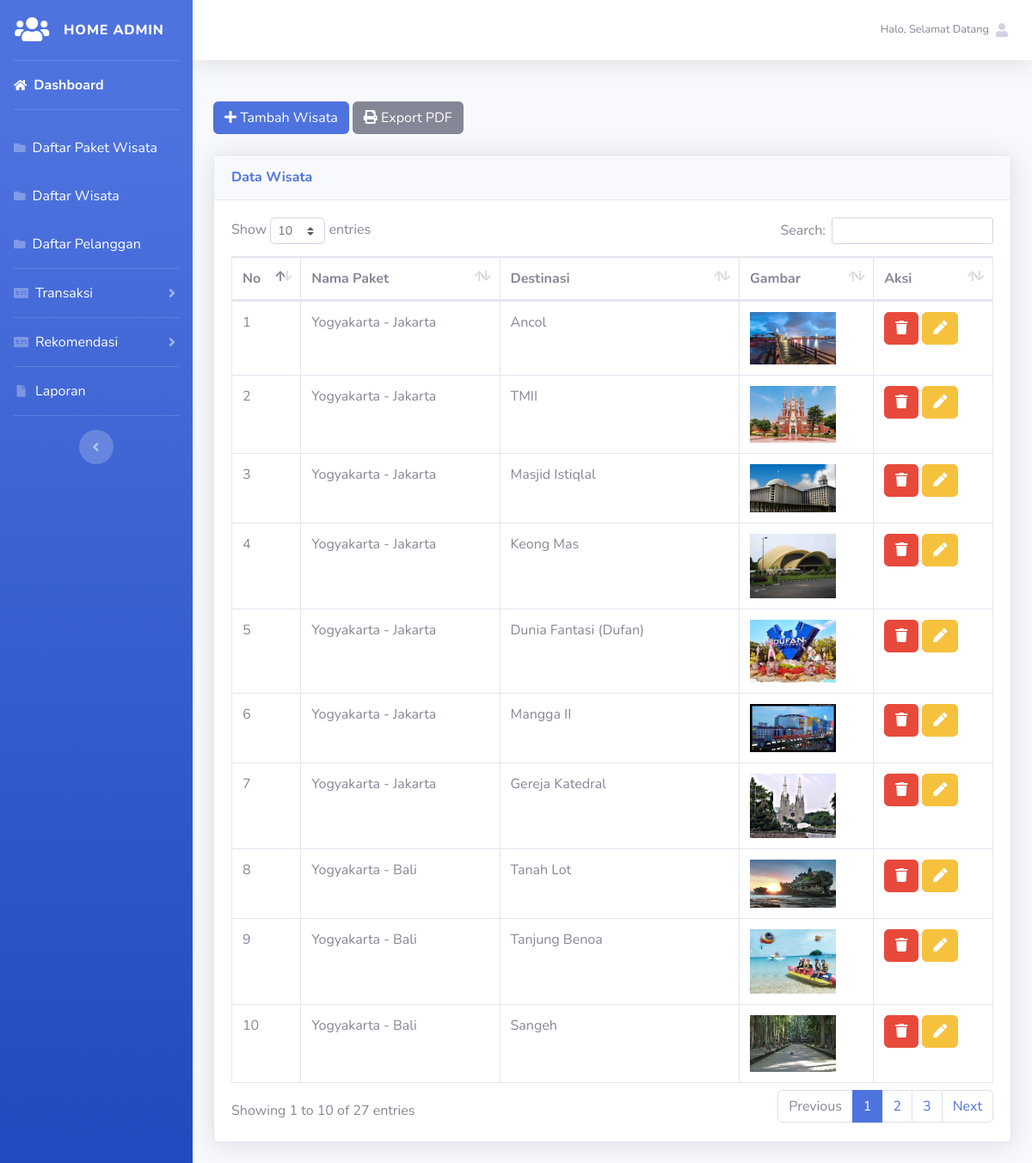
/admin/index.php?page=wisata (signed in), run on the app's committed database.
### tables this page shows
CREATE TABLE `tb_wisata` (
  `id_wisata` int(11) NOT NULL,
  `id_paketwisata` int(11) DEFAULT NULL,
  `nama` text DEFAULT NULL,
  `foto` text DEFAULT NULL
);

CREATE TABLE `tb_paketwisata` (
  `id_paketwisata` int(11) NOT NULL,
  `nama_paketwisata` varchar(30) DEFAULT NULL,
  `deskripsi` text DEFAULT NULL,
  `harga` varchar(25) DEFAULT NULL
);

### admin/wisata.php (the view)
<a href="index.php?page=tambahwisata" class="btn btn-primary"><i class="fas fa-plus"></i>  Tambah Wisata</a>
<a href="cetakwisata.php" class="btn btn-secondary" target="_blank"><i class="fas fa-print"></i>  Export PDF</a><br><br>
<div class="card shadow mb-4">
    <div class="card-header py-3">
        <h6 class="m-0 font-weight-bold text-primary">Data Wisata</h6>
    </div>
    <div class="card-body">
		<div class="table-responsive">
			<table class="table table-bordered" id="dataTable" width="100%" cellspacing="0">
				<thead>
					<tr>
						<th>No</th>
						<th>Nama Paket</th>
						<th>Destinasi</th>
						<th>Gambar</th>
						<th>Aksi</th>
					</tr>
				</thead>
				<tbody>
					<?php $nomor=1; ?>
					<?php $ambil=$koneksi->query("SELECT * FROM tb_wisata LEFT JOIN tb_paketwisata ON tb_wisata.id_paketwisata=tb_paketwisata.id_paketwisata");?>
					<?php while($pecah = $ambil->fetch_assoc()){ ?>
					<tr>
						<td><?php echo $nomor; ?></td>
						<td><?php echo $pecah['nama_paketwisata']; ?></td>
						<td><?php echo $pecah['nama']; ?></td>
						<td>
							<img src="../foto_wisata/<?php echo $pecah['foto']; ?>" width="100">
						</td>
						<td>
							<a href="index.php?page=hapuswisata&id=<?php echo $pecah['id_wisata']?>" class="btn-danger btn"><i class="fas fa-trash"></i></a>
							<a href="index.php?page=ubahwisata&id=<?php echo $pecah['id_wisata']?>" class="btn btn-warning"><i class="fas fa-pen"></i></a>
						</td>
					</tr>
						<?php $nomor++; ?>
						<?php }?>
				</tbody>
			</table>
		</div>
	</div>
</div>

### admin/index.php (shortened to what this page needs)
<?php
  include '../koneksi.php';
?>
<!DOCTYPE html>
<html lang="en">
<head>
  <link href="vendor/fontawesome-free/css/all.min.css" rel="stylesheet" type="text/css">
  <link href="css/sb-admin-2.min.css" rel="stylesheet">
  <link href="vendor/datatables/dataTables.bootstrap4.min.css" rel="stylesheet">
</head>
<body id="page-top">
  <div id="wrapper">
    <ul class="navbar-nav bg-gradient-primary sidebar sidebar-dark accordion" id="accordionSidebar">
      <a class="sidebar-brand d-flex align-items-center justify-content-center" href="index.php">
        <div class="sidebar-brand-icon">
         <i class="fas fa-users"></i>
        </div>
        <div class="sidebar-brand-text mx-3">Home Admin</div>
      </a>
      <hr class="sidebar-divider my-0">
      <li class="nav-item active">
         <a class="nav-link active text-white" href="index.php"><i class="fas fa-home mr-2"></i>Dashboard</a>
      </li>
      <hr class="sidebar-divider">
      <li class="nav-item">
         <a class="nav-link active text-white" href="index.php?page=paketwisata"><i class="fas fa-folder mr-2"></i>Daftar Paket Wisata</a>
      </li>
      <li class="nav-item">
         <a class="nav-link active text-white" href="index.php?page=wisata"><i class="fas fa-folder mr-2"></i>Daftar Wisata</a>
      </li>
      <li class="nav-item">
         <a class="nav-link active text-white" href="index.php?page=pelanggan"><i class="fas fa-folder mr-2"></i>Daftar Pelanggan</a>
      </li>
      <hr class="sidebar-divider my-0">
      <li class="nav-item">
        <a class="nav-link collapsed text-white" href="#" data-toggle="collapse" data-target="#collapsePages" aria-expanded="true" aria-controls="collapsePages">
        <i class="fas fa-money-check-alt mr-2"></i>Transaksi</a>
      </li>
      <hr class="sidebar-divider my-0">
      <li class="nav-item">
        <a class="nav-link collapsed text-white" href="#" data-toggle="collapse" data-target="#rec-col" aria-expanded="true" aria-controls="collapsePages">
        <i class="fas fa-money-check-alt mr-2"></i>Rekomendasi</a>
      </li>
       <hr class="sidebar-divider my-0">
      <li class="nav-item">
          <a class="nav-link active text-white" href="index.php?page=laporan_pemesanan"> <i class="fas fa-fw fa-file mr-2"></i>Laporan</a>
      </li>
      <hr class="sidebar-divider d-none d-md-block">
      <div class="text-center d-none d-md-inline">
        <button class="rounded-circle border-0" id="sidebarToggle"></button>
      </div>
    </ul>
    <div id="content-wrapper" class="d-flex flex-column">
      <div id="content">
        <nav class="navbar navbar-expand navbar-light bg-white topbar mb-4 static-top shadow">
          <ul class="navbar-nav ml-auto">
            <li class="nav-item dropdown no-arrow">
              <a class="nav-link dropdown-toggle" href="#" id="userDropdown" role="button" data-toggle="dropdown" aria-haspopup="true" aria-expanded="false">
                <span class="mr-2 d-none d-lg-inline text-gray-600 small">Halo, Selamat Datang</span>
                <i class="fas fa-user"></i>
              </a>
            </li>
          </ul>
        </nav>
        <div class="container-fluid">
          <section>
          <div class="content">
          <div class="block-header">
              <?php
              if (isset($_GET['page']))
              {
                if ($_GET['page']=="paketwisata")
                {
                  include 'paket.php';
                }
                elseif ($_GET['page']=="wisata")
                {
                  include 'wisata.php';
                }
                elseif ($_GET['page']=="pelanggan")
                {
                  include 'pelanggan.php';
                }
                elseif ($_GET['page']=="pemesanan")
                {
                  include 'pemesanan.php';
                }
                elseif ($_GET['page']=="pembayaran")
                {
                  include 'pembayaran.php';
                }
                elseif ($_GET['page']=="detail")
                {
                  include 'detail.php';
                }
                elseif ($_GET['page']=="tambahpaket")
                {
                  include 'tambahpaket.php';
                }
                elseif ($_GET['page']=="tambahwisata")
                {
                  include 'tambahwisata.php';
                }
                elseif ($_GET['page']=="hapuspaket")
                {
                  include 'hapuspaket.php';
                }
                elseif ($_GET['page']=="hapuswisata")
                {
                  include 'hapuswisata.php';
                }
                elseif ($_GET['page']=="ubahpaket")
                {
                  include 'ubahpaket.php';
                }
                elseif ($_GET['page']=="ubahwisata")
                {
                  include 'ubahwisata.php';
                }
                 elseif ($_GET['page']=="logout")
                {
                  include 'logout.php';
                }
                elseif ($_GET['page']=="pembayaran")
                {
                  include 'pembayaran.php';
                }
                elseif ($_GET['page']=="laporan_pemesanan")
                {
                  include 'laporan_pemesanan.php';
                }
                elseif ($_GET['page']=="pembatalan")
                {
                  include 'pembatalan.php';
                }
                elseif ($_GET['page']=="rekomendasivariabel"){
                  include 'rekomendasivariabel.php';
                }
                elseif ($_GET['page']=="rekomendasialternatif"){
                  include 'rekomendasialternatif.php';
                }
                elseif ($_GET['page']=="variabeltambah"){
                  include 'rekomendasivariabel_tambah.php';
                }
                elseif ($_GET['page']=="variabelhapus"){
                  include 'rekomendasivariabel_hapus.php';
                }
                elseif ($_GET['page']=="variabeledit"){
                  include 'rekomendasivariabel_edit.php';
                }
                elseif ($_GET['page']=="alternatiftambah"){
                  include 'rekomendasialternatif_tambah.php';
                }
                elseif ($_GET['page']=="alternatifubah"){
                  include 'rekomendasialternatif_edit.php';
                }
              }
              else
              {
                include 'dashboard.php';
              }
              ?>
          </div>
        </div>
        </section>
    </div>
  </div>
</body>
</html>

### data on the page
tb_wisata: id_paketwisata.nama_paketwisata "Yogyakarta - Jakarta", nama "Ancol", foto (picture)
tb_wisata: id_paketwisata.nama_paketwisata "Yogyakarta - Jakarta", nama "TMII", foto (picture)
tb_wisata: id_paketwisata.nama_paketwisata "Yogyakarta - Jakarta", nama "Masjid Istiqlal", foto (picture)
tb_wisata: id_paketwisata.nama_paketwisata "Yogyakarta - Jakarta", nama "Keong Mas", foto (picture)
tb_wisata: id_paketwisata.nama_paketwisata "Yogyakarta - Jakarta", nama "Dunia Fantasi (Dufan)", foto (picture)
tb_wisata: id_paketwisata.nama_paketwisata "Yogyakarta - Jakarta", nama "Mangga II", foto (picture)
tb_wisata: id_paketwisata.nama_paketwisata "Yogyakarta - Jakarta", nama "Gereja Katedral", foto (picture)
tb_wisata: id_paketwisata.nama_paketwisata "Yogyakarta - Bali", nama "Tanah Lot", foto (picture)
tb_wisata: id_paketwisata.nama_paketwisata "Yogyakarta - Bali", nama "Tanjung Benoa", foto (picture)
tb_wisata: id_paketwisata.nama_paketwisata "Yogyakarta - Bali", nama "Sangeh", foto (picture)
